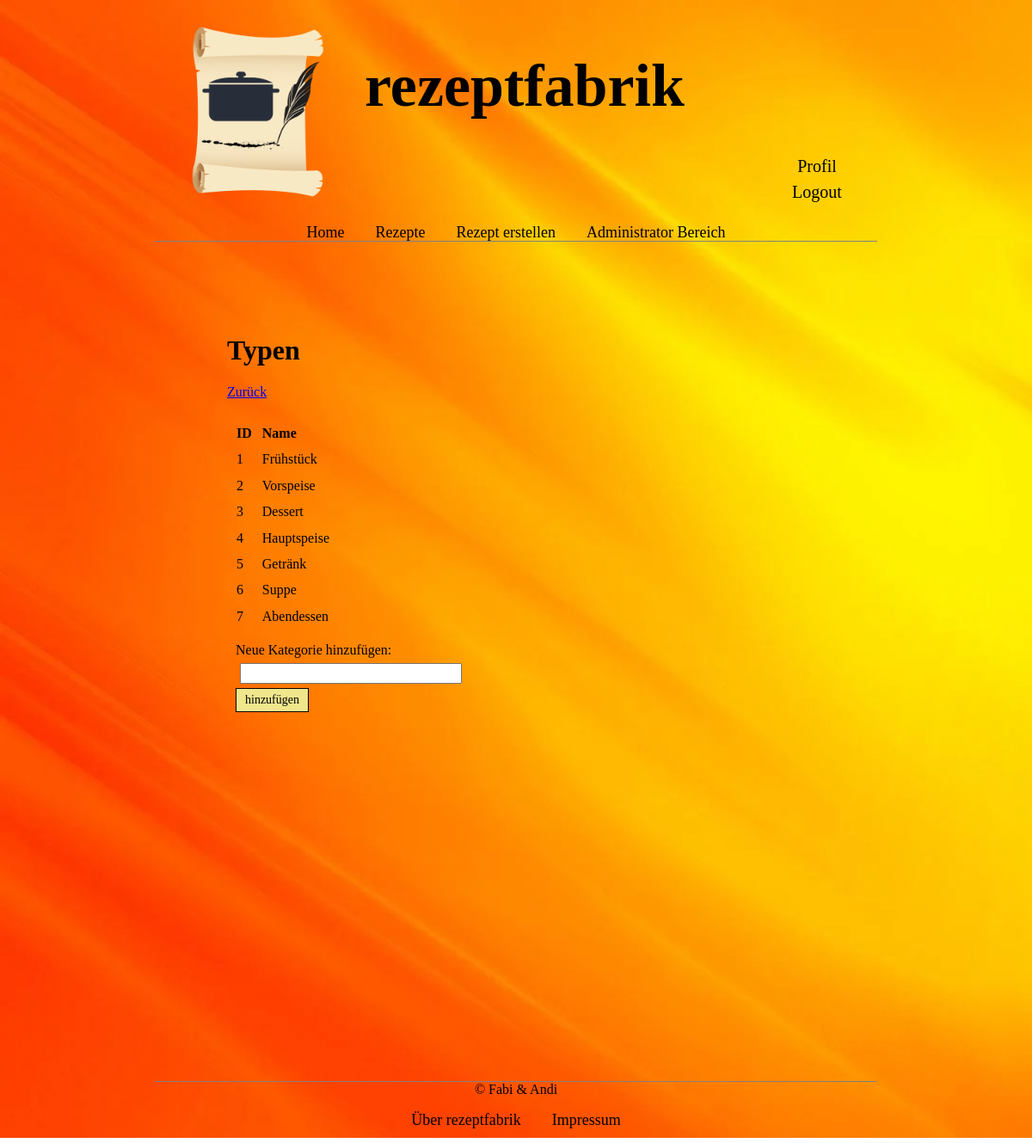
Page /admin.categories.php (signed in) on the committed database.
### tables this page shows
CREATE TABLE category
(
    id   INTEGER NOT NULL AUTO_INCREMENT,
    name VARCHAR(30),
    PRIMARY KEY (id)
);

### manager/categorymanager.php (called while the page is built, shortened)
<?php
require_once __DIR__ . '/../model/category.php';
class CategoryManager
{
    private PDO $conn;
    public function __construct(PDO $conn)
    {
        $this->conn = $conn;
    }
    function getCategories(): array
    {
        $result = $this->conn->query('SELECT * FROM category');
        $categories = [];
        while ($row = $result->fetch()) {
            $categories[] = new Category($row['id'], $row['name']);
        }
        return $categories;
    }
}

### model/category.php (called while the page is built, shortened)
<?php
class Category
{
    public int $id;
    public string $name;
    public function __construct(int $id, string $name)
    {
        $this->id = $id;
        $this->name = $name;
    }
    public function getId(): int
    {
        return $this->id;
    }
    public function getName(): string
    {
        return $this->name;
    }
}

### admin.categories.php (the view, shortened to what this page needs)
<?php
require_once 'inc/maininclude.php';
?>
<!DOCTYPE HTML>
<html lang="de">
<head>
    <link rel="stylesheet" href="css/style.css"/>
</head>
<body>
<div class="body">
    <header>
        <?php
        include "inc/header.php";
        include "inc/navbar.php";
        ?>
    </header>
    <div class="content">
        <h1>Typen</h1>
        <a href="admin.index.php">Zurück</a>
        <br/><br/>
        <?php
        $categories = $categoryManager->getCategories();
        if (count($categories) == 0) {
            echo '<p> Noch keine Kategorien vorhanden. </p>';
        } else {
            echo " <table class='admin_table'>
                  <tr>
                        <th>ID</th>
                        <th>Name</th>
                    </tr>";
        }
        foreach ($categories as $category) {
            echo "  <tr>
                        <td> " . $category->getId() . " </td>
                        <td> " . $category->getName() . " </td>
                   </tr>";
        }
        echo "</table>
        <form action='admin.categories.php' method='POST'>
                <?php include 'inc/errormessages.php' ?>
        <div>
            <label for='name'>Neue Kategorie hinzufügen:</label>
            <input type='text' name='name' id='name'>
            <button name='add'>hinzufügen</button>
        </div>";
        echo "</div>";
        include "inc/footer.php";
        ?>
    </div>
</body>
</html>

### css/style.css (style rules this page uses)
* { font-family: Verdana, Tahoma, Arial sans-serif; }
.body { font-size: 16px; max-width: 1200px; margin: 0 auto; width: 70%; min-height: 1200px; max-height: 6000px; background-image: url(../img/background.jpeg); background-size: cover; padding-left: 15%; padding-right: 15%; padding-bottom: 10px; }
header { border-bottom: 1px solid grey; margin-bottom: 8px; width: 100%; height: 280px; display: inline-block; text-align: center; }
.content { width: 80%; min-height: 850px; max-height: 3500px; margin-top: 100px; padding-left: 10%; padding-right: 10%; padding-bottom: 10px; }
form { margin: 10px; }
form input { display: block; width: 250px; margin: 5px; }
.admin_table { text-align: left; border-spacing: 10px; }
button, .button { background-color: khaki; border: 1px solid black; color: black; font-size: 14px; padding: 5px 10px; text-decoration: none; }

### rows in the picture
category: id "1", name "Frühstück"
category: id "2", name "Vorspeise"
category: id "3", name "Dessert"
category: id "4", name "Hauptspeise"
category: id "5", name "Getränk"
category: id "6", name "Suppe"
category: id "7", name "Abendessen"
